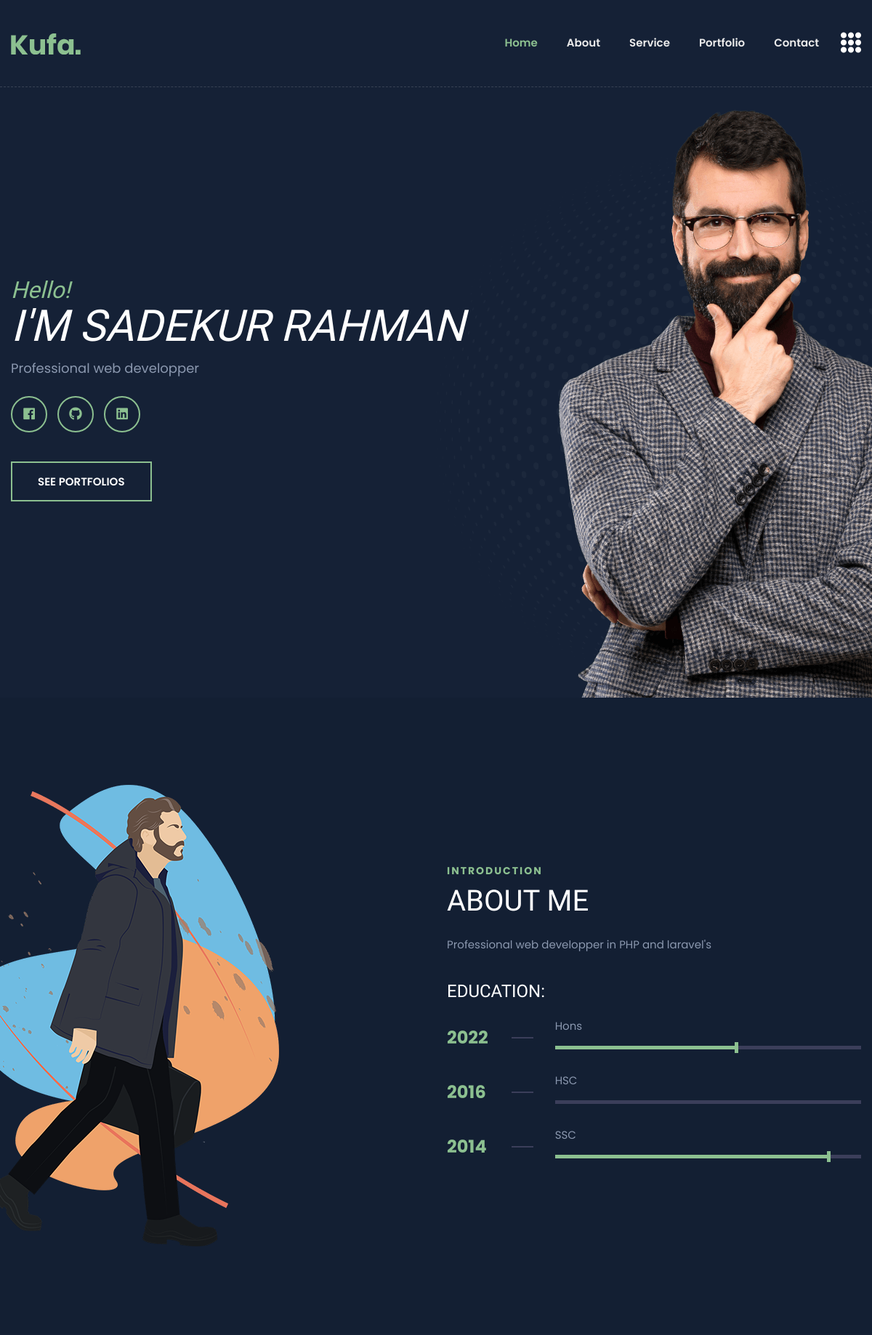
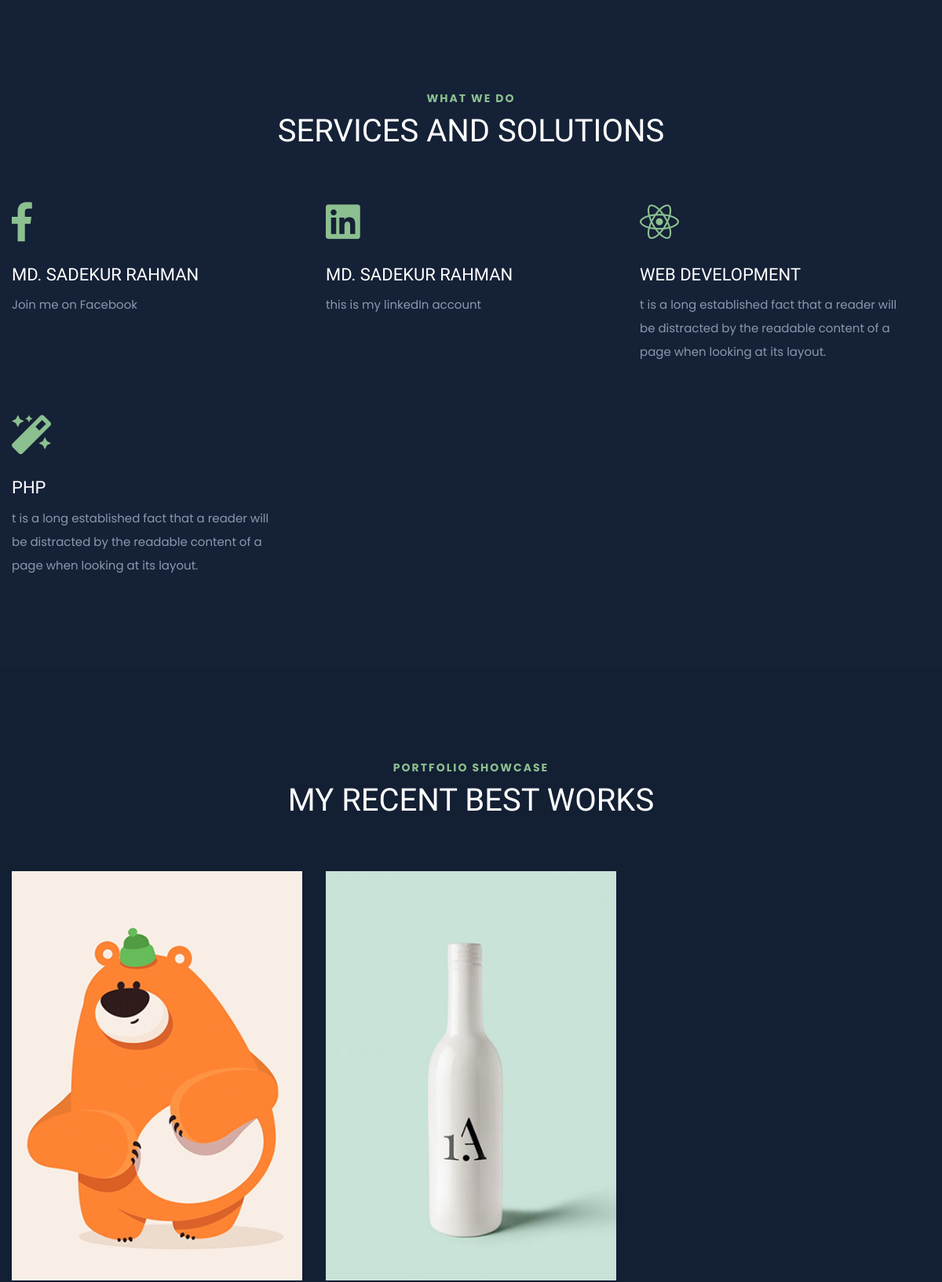
The page / (upper part) on the database its author committed (2 pictures, top to bottom).
### tables this page shows
CREATE TABLE `setting` (
  `id` int(10) UNSIGNED NOT NULL,
  `websiteTitle` varchar(255) DEFAULT NULL,
  `headerLogo` varchar(255) DEFAULT NULL,
  `favIcon` varchar(255) DEFAULT NULL,
  `footerText` varchar(255) DEFAULT NULL,
  `about` varchar(255) DEFAULT NULL,
  `tagline` varchar(255) DEFAULT NULL,
  `office_adress` varchar(255) DEFAULT NULL,
  `email` varchar(255) DEFAULT NULL,
  `phone` varchar(255) DEFAULT NULL
);

CREATE TABLE `banner` (
  `id` tinyint(3) UNSIGNED NOT NULL,
  `banner_photo` varchar(255) NOT NULL,
  `about_photo` varchar(255) NOT NULL,
  `name` varchar(255) NOT NULL
);

CREATE TABLE `socials` (
  `id` int(10) UNSIGNED NOT NULL,
  `name` varchar(100) NOT NULL,
  `icon` varchar(100) NOT NULL,
  `link` varchar(255) NOT NULL,
  `status` varchar(255) NOT NULL DEFAULT 'active'
);

CREATE TABLE `education` (
  `id` int(10) UNSIGNED NOT NULL,
  `title` varchar(255) DEFAULT NULL,
  `passing_year` varchar(255) DEFAULT NULL,
  `progress` tinyint(4) DEFAULT NULL,
  `status` tinyint(4) NOT NULL DEFAULT 1 COMMENT '1=active\r\n2=deactive'
);

CREATE TABLE `services` (
  `id` int(10) UNSIGNED NOT NULL,
  `name` varchar(255) NOT NULL,
  `icon` varchar(100) NOT NULL,
  `summary` text NOT NULL,
  `status` varchar(255) NOT NULL DEFAULT 'active'
);

CREATE TABLE `portfolios` (
  `id` int(10) UNSIGNED NOT NULL,
  `title` varchar(255) NOT NULL,
  `category` varchar(255) DEFAULT NULL,
  `featured_image` varchar(255) DEFAULT NULL,
  `thumbnail` varchar(255) DEFAULT NULL,
  `description` text DEFAULT NULL,
  `status` tinyint(4) NOT NULL DEFAULT 1 COMMENT '1=active\r\n2=deactive'
);

### index.php (the view, shortened to what this page needs)
<?php
    require_once('database.php');
    $selectSetting = "SELECT * FROM setting";
    $settingQuery = mysqli_query($db, $selectSetting);
    $settingAssoc = mysqli_fetch_assoc($settingQuery);
?>
<!doctype html>
<html class="no-js" lang="en">
<head>
    <link rel="stylesheet" href="assets/css/bootstrap.min.css">
    <link rel="stylesheet" href="assets/css/animate.min.css">
    <link rel="stylesheet" href="assets/css/magnific-popup.css">
    <link rel="stylesheet" href="assets/css/fontawesome-all.min.css">
    <link rel="stylesheet" href="assets/css/flaticon.css">
    <link rel="stylesheet" href="assets/css/slick.css">
    <link rel="stylesheet" href="assets/css/aos.css">
    <link rel="stylesheet" href="assets/css/default.css">
    <link rel="stylesheet" href="assets/css/style.css">
    <link rel="stylesheet" href="assets/css/responsive.css">
</head>
<body class="theme-bg">
    <header>
        <div id="header-sticky" class="transparent-header">
            <div class="container">
                <div class="row">
                    <div class="col-xl-12">
                        <div class="main-menu">
                            <nav class="navbar navbar-expand-lg">
                                <a target="_blank" href="Dashboard/user.php" class="navbar-brand logo-sticky-none"><img src="Dashboard/uploads/settings/logo/<?php echo $settingAssoc['headerLogo'] ?>" alt="Logo"></a>
                                <div class="collapse navbar-collapse" id="navbarNav">
                                    <ul class="navbar-nav ml-auto">
                                        <li class="nav-item active"><a class="nav-link" href="#home">Home</a></li>
                                        <li class="nav-item"><a class="nav-link" href="#about">about</a></li>
                                        <li class="nav-item"><a class="nav-link" href="#service">service</a></li>
                                        <li class="nav-item"><a class="nav-link" href="#portfolio">portfolio</a></li>
                                        <li class="nav-item"><a class="nav-link" href="#contact">Contact</a></li>
                                    </ul>
                                </div>
                                <div class="header-btn">
                                    <a href="#" class="off-canvas-menu menu-tigger"><i class="flaticon-menu"></i></a>
                                </div>
                            </nav>
                        </div>
                    </div>
                </div>
            </div>
        </div>
    </header>
    <main>
        <?php
        $select = " SELECT * FROM banner";
        $query = mysqli_query($db, $select);
        $assoc = mysqli_fetch_assoc($query);
        ?>
        <section id="home" class="banner-area banner-bg fix">
            <div class="container">
                <div class="row align-items-center">
                    <div class="col-xl-7 col-lg-6">
                        <div class="banner-content">
                            <h6 class="wow fadeInUp" data-wow-delay="0.2s">Hello!</h6>
                            <h2 class="wow fadeInUp" data-wow-delay="0.4s"><?php echo"I'M ".$assoc['name'] ?></h2>
                            <p class="wow fadeInUp" data-wow-delay="0.6s"><?php echo $settingAssoc['tagline'] ?></p>
                            <div class="banner-social wow fadeInUp" data-wow-delay="0.8s">
                                <?php
                                $select = " SELECT * FROM socials WHERE status = 'active'";
                                $query = mysqli_query($db, $select);
                                ?>
                                <ul>
                                    <?php foreach ($query as $icon) : ?>
                                        <li><a target="_blank" href="<?php echo $icon['link'] ?>"><i class="<?php echo $icon['icon'] ?>"></i></a></li>
                                    <?php endforeach; ?>
                                </ul>
                            </div>
                            <a href="#" class="btn wow fadeInUp" data-wow-delay="1s">SEE PORTFOLIOS</a>
                        </div>
                    </div>
                    <div class="col-xl-5 col-lg-6 d-none d-lg-block">
                        <div class="banner-img text-right">
                            <img src="Dashboard/uploads/banner/banner_photo/<?php echo $assoc['banner_photo'] ?>" alt="">
                        </div>
                    </div>
                </div>
            </div>
            <div class="banner-shape"><img src="assets/img/shape/dot_circle.png" class="rotateme" alt="img"></div>
        </section>
        <section id="about" class="about-area primary-bg pt-120 pb-120">
            <div class="container">
                <div class="row align-items-center">
                    <div class="col-lg-6">
                        <div class="about-img">
                            <img src="Dashboard/uploads/banner/about_photo/<?php echo $assoc['about_photo'] ?>" title="me-01" alt="me-01">
                        </div>
                    </div>
                    <div class="col-lg-6 pr-90">
                        <div class="section-title mb-25">
                            <span>Introduction</span>
                            <h2>About Me</h2>
                        </div>
                        <div class="about-content">
                            <p><?php echo $settingAssoc['about'] ?></p>
                            <h3>Education:</h3>
                        </div>
                        <?php
                        $selectData = "SELECT * FROM education WHERE status = 1 ORDER BY passing_year DESC ";
                        $query = mysqli_query($db, $selectData);
                        ?>
                        <?php foreach ($query as $key => $education) : ?>
                            <div class="education">
                                <div class="year"><?php echo $education['passing_year'] ?></div>
                                <div class="line"></div>
                                <div class="location">
                                    <span><?php echo $education['title'] ?></span>
                                    <div class="progressWrapper">
                                        <div class="progress">
                                            <div class="progress-bar wow slideInLefts" data-wow-delay="0.2s" data-wow-duration="2s" role="progressbar" style="width: <?=$education['progress']?>%;" aria-valuenow="65" aria-valuemin="0" aria-valuemax="100"></div>
                                        </div>
                                    </div>
                                </div>
                            </div>
                        <?php endforeach; ?>
                    </div>
                </div>
            </div>
        </section>
        <?php
        $select_services = "SELECT * FROM services WHERE status = 'active' ";
        $services_query = mysqli_query($db, $select_services);
        ?>
        <section id="service" class="services-area pt-120 pb-50">
            <div class="container">
                <div class="row justify-content-center">
                    <div class="col-xl-6 col-lg-8">
                        <div class="section-title text-center mb-70">
                            <span>WHAT WE DO</span>
                            <h2>Services and Solutions</h2>
                        </div>
                    </div>
                </div>
                <div class="row">
                    <?php foreach ($services_query as $key => $service) : ?>
                        <div class="col-lg-4 col-md-6">
                            <div class="icon_box_01 wow fadeInLeft" data-wow-delay="0.2s">
                                <i class="<?php echo $service['icon'] ?>"></i>
                                <h3><?php echo $service['name'] ?></h3>
                                <p>
                                    <?php echo $service['summary'] ?> </p>
                            </div>
                        </div>
                    <?php endforeach; ?>
                </div>
            </div>
        </section>
        <section id="portfolio" class="portfolio-area primary-bg pt-120 pb-90">
            <div class="container">
                <div class="row justify-content-center">
                    <div class="col-xl-6 col-lg-8">
                        <div class="section-title text-center mb-70">
                            <span>Portfolio Showcase</span>
                            <h2>My Recent Best Works</h2>
                        </div>
                    </div>
                </div>
                <?php
                $portfolios = "SELECT * FROM portfolios WHERE status = 1 ";
                $portfoliosQuery = mysqli_query($db, $portfolios);
                ?>
                <div class="row">
                    <?php foreach ($portfoliosQuery as $portfolio) : ?>
                        <div class="col-lg-4 col-md-6 pitem">
                            <div class="speaker-box">
                                <div class="speaker-thumb">
                                    <img src="Dashboard/uploads/portfolio/thumbnail/<?php echo $portfolio['thumbnail'] ?>" alt="img">
                                </div>
                            </div>
                        </div>
                    <?php endforeach; ?>
                </div>
            </div>
        </section>
    </main>
</body>
</html>

### assets/css/default.css (style rules this page uses)
.mb-25 { margin-bottom: 25px; }
.mb-70 { margin-bottom: 70px; }
.pt-120 { padding-top: 120px; }
.pb-50 { padding-bottom: 50px; }
.pb-90 { padding-bottom: 90px; }
.pb-120 { padding-bottom: 120px; }
.pr-90 { padding-right: 90px; }
.theme-bg { background: #152136; }
.primary-bg { background: #131f33; }

### assets/css/responsive.css (style rules this page uses)
@media (min-width: 1200px) and (max-width: 1500px) { .banner-shape { right: -145px; } }
@media (min-width: 992px) and (max-width: 1200px) { .banner-content h6 { font-size: 32px; } }
@media (min-width: 992px) and (max-width: 1200px) { .banner-content h2 { font-size: 60px; } }
@media (min-width: 992px) and (max-width: 1200px) { .banner-shape { right: -155px; } }
@media (min-width: 992px) and (max-width: 1200px) { .header-btn a.off-canvas-menu { margin-left: 0; display: inline-block; } }
@media (min-width: 992px) and (max-width: 1200px) { .about-img { margin-left: -65px; } }
@media (min-width: 992px) and (max-width: 1200px) { .banner-content p { font-size: 18px; padding-right: 0; } }
@media (min-width: 992px) and (max-width: 1200px) { .about-area .col-lg-6.pr-90 { padding-right: 15px; } }
@media (min-width: 992px) and (max-width: 1200px) { .icon_box_01 { padding-left: 0; } }
@media (min-width: 992px) and (max-width: 1200px) { .icon_box_01 i { position: unset; margin-bottom: 30px; } }

### rows shown on the page
setting: headerLogo (picture), tagline "Professional web developper", about "Professional web developper in PHP and laravel's"
banner: name "SADEKUR RAHMAN", banner_photo (picture), about_photo (picture)
education: passing_year "2022", title "Hons", progress 60 (drawn)
education: passing_year "2016", title "HSC"
education: passing_year "2014", title "SSC", progress 90 (drawn)
services: name "MD. SADEKUR RAHMAN", summary "Join me on Facebook"
services: name "MD. SADEKUR RAHMAN", summary "this is my linkedIn account"
services: name "WEB DEVELOPMENT", summary "t is a long established fact that a reader will be distracted by the readable content of a page when looking at its layout."
services: name "PHP", summary "t is a long established fact that a reader will be distracted by the readable content of a page when looking at its layout."
portfolios: thumbnail (picture)
portfolios: thumbnail (picture)
